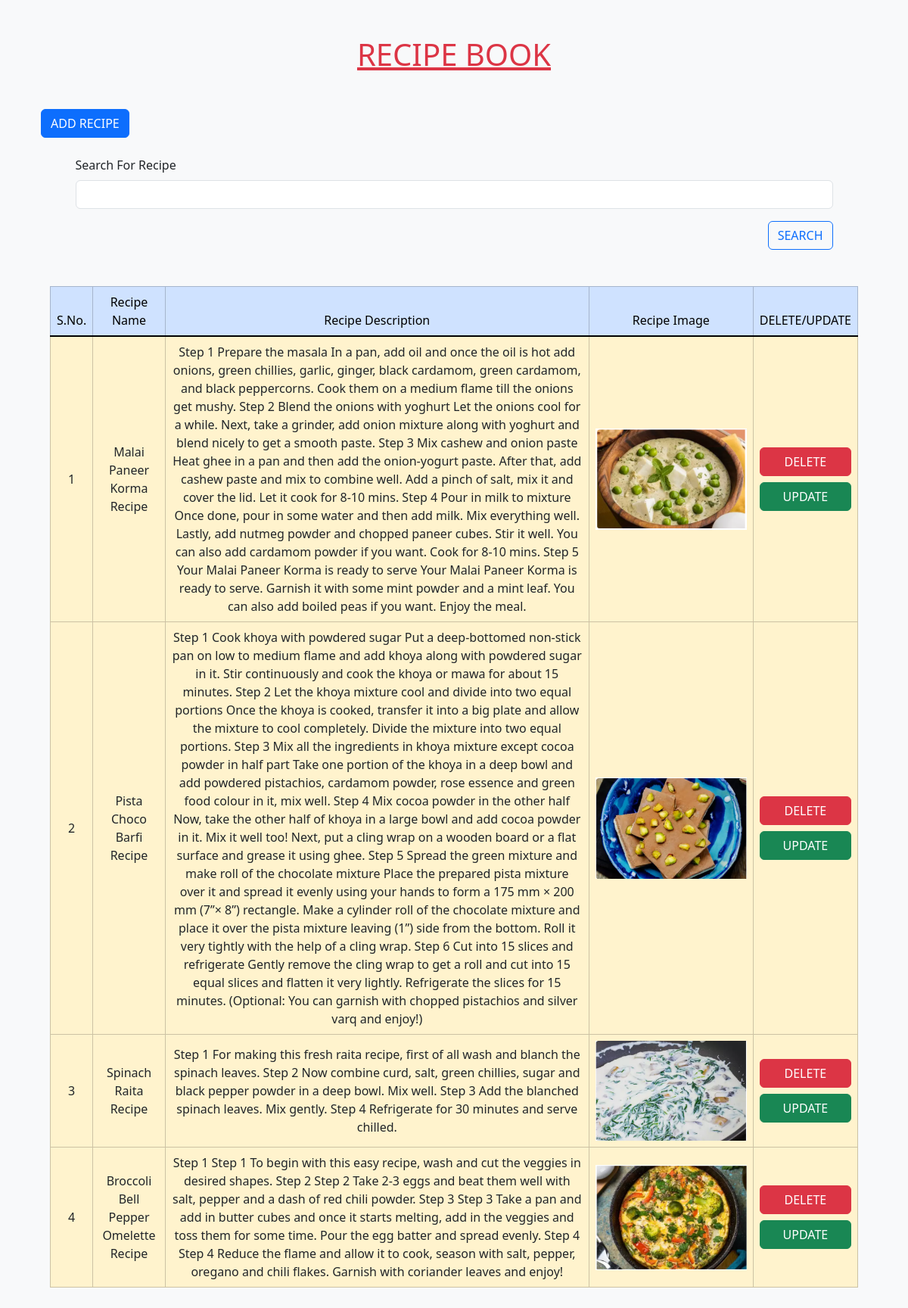
The page / on the database its author committed.
### receipe/models.py (models this page shows, shortened)
class Receipebook(models.Model):
    receipename=models.CharField(max_length=100)
    receipedesc=models.TextField()
    receipeimg=models.FileField(upload_to= 'receipes/')

### receipe/views.py (the view)
# urls.py: path('',receipedata,name='receipedata'),
def receipedata(request):
    queryset=Receipebook.objects.all()
    if request.GET.get('search'):
        queryset=queryset.filter(receipename__icontains=request.GET.get('search'))
    context={'receipe':queryset}
    return render(request,"data.html",context)

### receipe/templates/data.html (shortened to what this page needs)
<!DOCTYPE html>
<html lang="en">
  <head>
    <link
      href="https://cdn.jsdelivr.net/npm/bootstrap@5.3.3/dist/css/bootstrap.min.css"
      rel="stylesheet"
    />
  </head>
  <body class="bg-light container">
    <div class="mt-5 container mb-5">
      <h1 class="text-center text-danger mb-5"><u>RECIPE BOOK</u></h1>
      <a href="/addrecipe" class="btn btn-primary">ADD RECIPE</a>
      <form>
        <div class="mx-auto col-11 mt-4">
          <label for="search" class="form-label">Search For Recipe</label>
          <input type="text" class="form-control" name="search" id="search" />
          <div class="d-grid gap-2 d-md-flex justify-content-md-end mt-3">
            <input type="submit" value="SEARCH" class="btn btn-outline-primary" />
          </div>
        </div>
      </form>
    <div class="table-responsive mt-5 container">
      <table
        class="table table-bordered table align-middle table-hover table-warning"
      >
        <thead class="table-primary">
          <tr>
            <td class="text-center">S.No.</td>
            <td class="text-center">Recipe Name</td>
            <td class="text-center">Recipe Description</td>
            <td class="text-center">Recipe Image</td>
            <td class="text-center">DELETE/UPDATE</td>
          </tr>
        </thead>
        <tbody class="table-group-divider">
          {% for i in receipe %}
          <tr>
            <td class="text-center text-dark">{{forloop.counter}}</td>
            <td class="text-center text-dark">{{i.receipename}}</td>
            <td class="text-center text-dark">{{i.receipedesc}}</td>
            <td class="text-center text-dark">
              <img src="/media/{{i.receipeimg}}" style="width: 200px" />
            </td>
            <td>
              <div class="d-grid gap-2">
                <a href="/delete-receipe/{{i.id}}" class="btn btn-danger"
                  >DELETE</a
                >
                <a href="/update-receipe/{{i.id}}" class="btn btn-success"
                  >UPDATE</a
                >
              </div>
            </td>
          </tr>
          {% endfor %}
        </tbody>
      </table>
    </div>
  </body>
</html>

### rows shown on the page
Receipebook: receipename "Malai Paneer Korma Recipe", receipedesc "Step 1 Prepare the masala In a pan, add oil and once the oil is hot add onions, green chillies, garlic, ginger, black cardamom, green cardamom, and black peppercorns. Cook them on a medium flame till the onions get mushy. Step 2 Blend the onions with yoghurt Let the onions cool for a while. Next, take a grinder, add onion mixture along with yoghurt and blend nicely to get a smooth paste. Step 3 Mix cashew and onion paste Heat ghee in a pan and then add the onion-yogurt paste. After that, add cashew paste and mix to combine well. Add a pinch of salt, mix it and cover the lid. Let it cook for 8-10 mins. Step 4 Pour in milk to mixture Once done, pour in some water and then add milk. Mix…", receipeimg (picture)
Receipebook: receipename "Pista Choco Barfi Recipe", receipedesc "Step 1 Cook khoya with powdered sugar Put a deep-bottomed non-stick pan on low to medium flame and add khoya along with powdered sugar in it. Stir continuously and cook the khoya or mawa for about 15 minutes. Step 2 Let the khoya mixture cool and divide into two equal portions Once the khoya is cooked, transfer it into a big plate and allow the mixture to cool completely. Divide the mixture into two equal portions. Step 3 Mix all the ingredients in khoya mixture except cocoa powder in half part Take one portion of the khoya in a deep bowl and add powdered pistachios, cardamom powder, rose essence and green food colour in it, mix well. Step 4 Mix cocoa powder in the other half Now, take the…", receipeimg (picture)
Receipebook: receipename "Spinach Raita Recipe", receipedesc "Step 1 For making this fresh raita recipe, first of all wash and blanch the spinach leaves. Step 2 Now combine curd, salt, green chillies, sugar and black pepper powder in a deep bowl. Mix well. Step 3 Add the blanched spinach leaves. Mix gently. Step 4 Refrigerate for 30 minutes and serve chilled.", receipeimg (picture)
Receipebook: receipename "Broccoli Bell Pepper Omelette Recipe", receipedesc "Step 1 Step 1 To begin with this easy recipe, wash and cut the veggies in desired shapes. Step 2 Step 2 Take 2-3 eggs and beat them well with salt, pepper and a dash of red chili powder. Step 3 Step 3 Take a pan and add in butter cubes and once it starts melting, add in the veggies and toss them for some time. Pour the egg batter and spread evenly. Step 4 Step 4 Reduce the flame and allow it to cook, season with salt, pepper, oregano and chili flakes. Garnish with coriander leaves and enjoy!", receipeimg (picture)
